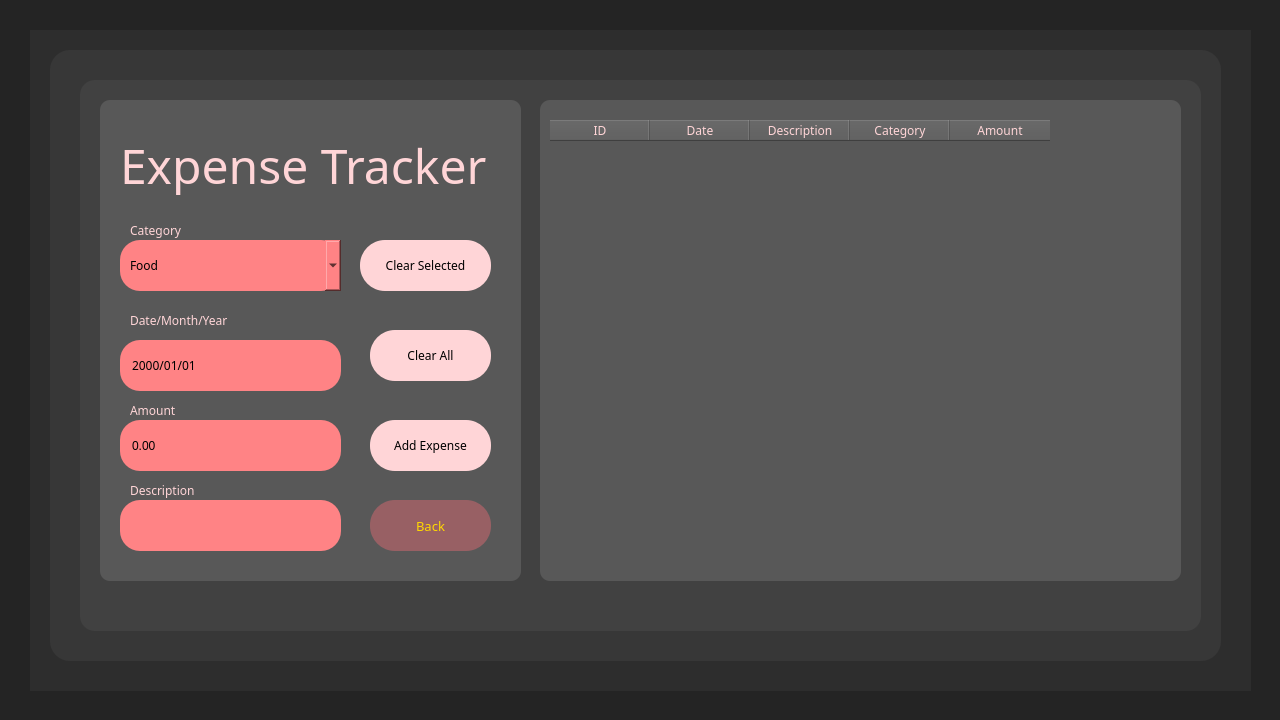
<?xml version="1.0" encoding="UTF-8"?>
<ui version="4.0">
 <class>Expense</class>
 <widget class="QDialog" name="Expense">
  <property name="geometry">
   <rect>
    <x>0</x>
    <y>0</y>
    <width>1280</width>
    <height>720</height>
   </rect>
  </property>
  <property name="windowTitle">
   <string>Expense Tracker</string>
  </property>
  <property name="styleSheet">
   <string notr="true">QDialog{
color:rgb(255, 213, 215);
}</string>
  </property>
  <widget class="QWidget" name="Fback" native="true">
   <property name="geometry">
    <rect>
     <x>0</x>
     <y>0</y>
     <width>1280</width>
     <height>720</height>
    </rect>
   </property>
   <property name="styleSheet">
    <string notr="true">QWidget{
	background-color: rgb(36, 36, 36);
}</string>
   </property>
   <widget class="QWidget" name="Fback1" native="true">
    <property name="geometry">
     <rect>
      <x>30</x>
      <y>30</y>
      <width>1221</width>
      <height>661</height>
     </rect>
    </property>
    <property name="styleSheet">
     <string notr="true">QWidget{
	background-color: rgb(45, 45, 45);
	color:rgb(255, 213, 215);
}</string>
    </property>
    <widget class="QWidget" name="Fback2" native="true">
     <property name="geometry">
      <rect>
       <x>20</x>
       <y>20</y>
       <width>1171</width>
       <height>611</height>
      </rect>
     </property>
     <property name="styleSheet">
      <string notr="true">QWidget{
	background-color: rgb(55, 55, 55);
	border-radius:20px;
}</string>
     </property>
     <widget class="QWidget" name="Fback3" native="true">
      <property name="geometry">
       <rect>
        <x>30</x>
        <y>30</y>
        <width>1121</width>
        <height>551</height>
       </rect>
      </property>
      <property name="styleSheet">
       <string notr="true">QWidget{
	background-color: rgb(65, 65, 65);
	border-radius:15px;
}</string>
      </property>
      <widget class="QWidget" name="btnBack" native="true">
       <property name="geometry">
        <rect>
         <x>20</x>
         <y>20</y>
         <width>421</width>
         <height>481</height>
        </rect>
       </property>
       <property name="styleSheet">
        <string notr="true">QWidget{
	
	background-color:rgb(88, 88, 88);
	border-radius:10px;
}</string>
       </property>
       <widget class="QLineEdit" name="LineDescription">
        <property name="geometry">
         <rect>
          <x>20</x>
          <y>400</y>
          <width>221</width>
          <height>51</height>
         </rect>
        </property>
        <property name="font">
         <font>
          <family>Cascadia Code</family>
         </font>
        </property>
        <property name="styleSheet">
         <string notr="true">QLineEdit{
	background-color:rgb(255, 131, 133);
	border-radius:20px;
	padding-left:10px;
	padding-right:10px;
	color:black;
}</string>
        </property>
        <property name="text">
         <string/>
        </property>
        <property name="maxLength">
         <number>25</number>
        </property>
       </widget>
       <widget class="QComboBox" name="cat_Expense">
        <property name="geometry">
         <rect>
          <x>20</x>
          <y>140</y>
          <width>221</width>
          <height>51</height>
         </rect>
        </property>
        <property name="font">
         <font>
          <family>Cascadia Code</family>
         </font>
        </property>
        <property name="styleSheet">
         <string notr="true">QComboBox{
	background-color:rgb(255, 131, 133);
	border-radius:20px;
	padding-left:10px;
	padding-right:10px;
	color: black;
}</string>
        </property>
        <item>
         <property name="text">
          <string>Food</string>
         </property>
        </item>
        <item>
         <property name="text">
          <string>Entertainment</string>
         </property>
        </item>
        <item>
         <property name="text">
          <string>Traveling</string>
         </property>
        </item>
        <item>
         <property name="text">
          <string>Clothing</string>
         </property>
        </item>
        <item>
         <property name="text">
          <string>Education</string>
         </property>
        </item>
        <item>
         <property name="text">
          <string>University Fees</string>
         </property>
        </item>
       </widget>
       <widget class="QPushButton" name="btnExpense">
        <property name="geometry">
         <rect>
          <x>270</x>
          <y>320</y>
          <width>121</width>
          <height>51</height>
         </rect>
        </property>
        <property name="font">
         <font>
          <family>Rockwell</family>
         </font>
        </property>
        <property name="styleSheet">
         <string notr="true">QPushButton{
	background-color:rgb(255, 213, 215);
	border-radius:25px;
	border-color: rgb(53, 69, 93);
	
	color: rgb(0, 0, 0);
}</string>
        </property>
        <property name="text">
         <string>Add Expense</string>
        </property>
       </widget>
       <widget class="QLabel" name="label_date">
        <property name="geometry">
         <rect>
          <x>30</x>
          <y>210</y>
          <width>161</width>
          <height>20</height>
         </rect>
        </property>
        <property name="font">
         <font>
          <family>Rockwell</family>
         </font>
        </property>
        <property name="styleSheet">
         <string notr="true">QLabel{
	color:rgb(255, 213, 215);
}</string>
        </property>
        <property name="text">
         <string>Date/Month/Year</string>
        </property>
       </widget>
       <widget class="QLabel" name="label_description">
        <property name="geometry">
         <rect>
          <x>30</x>
          <y>380</y>
          <width>161</width>
          <height>20</height>
         </rect>
        </property>
        <property name="font">
         <font>
          <family>Rockwell</family>
         </font>
        </property>
        <property name="styleSheet">
         <string notr="true">QLabel{
	color:rgb(255, 213, 215);
}</string>
        </property>
        <property name="text">
         <string>Description</string>
        </property>
       </widget>
       <widget class="QLabel" name="label_source">
        <property name="geometry">
         <rect>
          <x>30</x>
          <y>120</y>
          <width>81</width>
          <height>20</height>
         </rect>
        </property>
        <property name="font">
         <font>
          <family>Rockwell</family>
         </font>
        </property>
        <property name="styleSheet">
         <string notr="true">QLabel{
	color:rgb(255, 213, 215);
}</string>
        </property>
        <property name="text">
         <string>Category</string>
        </property>
       </widget>
       <widget class="QLabel" name="label_amount">
        <property name="geometry">
         <rect>
          <x>30</x>
          <y>300</y>
          <width>91</width>
          <height>20</height>
         </rect>
        </property>
        <property name="font">
         <font>
          <family>Rockwell</family>
         </font>
        </property>
        <property name="styleSheet">
         <string notr="true">QLabel{
	color:rgb(255, 213, 215);
}</string>
        </property>
        <property name="text">
         <string>Amount</string>
        </property>
       </widget>
       <widget class="QPushButton" name="btnClearALL">
        <property name="geometry">
         <rect>
          <x>270</x>
          <y>230</y>
          <width>121</width>
          <height>51</height>
         </rect>
        </property>
        <property name="font">
         <font>
          <family>Rockwell</family>
         </font>
        </property>
        <property name="styleSheet">
         <string notr="true">QPushButton{
	background-color:rgb(255, 213, 215);
	border-radius:25px;
	border-color: rgb(53, 69, 93);
	
	color: rgb(0, 0, 0);
}</string>
        </property>
        <property name="text">
         <string>Clear All</string>
        </property>
       </widget>
       <widget class="QPushButton" name="btnSelected">
        <property name="geometry">
         <rect>
          <x>260</x>
          <y>140</y>
          <width>131</width>
          <height>51</height>
         </rect>
        </property>
        <property name="font">
         <font>
          <family>Rockwell</family>
         </font>
        </property>
        <property name="styleSheet">
         <string notr="true">QPushButton{
	background-color:rgb(255, 213, 215);
	border-radius:25px;
	border-color: rgb(53, 69, 93);
	
	color: rgb(0, 0, 0);
}</string>
        </property>
        <property name="text">
         <string>Clear Selected</string>
        </property>
       </widget>
       <widget class="QLabel" name="txtTitle">
        <property name="geometry">
         <rect>
          <x>20</x>
          <y>20</y>
          <width>381</width>
          <height>91</height>
         </rect>
        </property>
        <property name="font">
         <font>
          <family>Poor Richard</family>
          <pointsize>36</pointsize>
         </font>
        </property>
        <property name="styleSheet">
         <string notr="true">QLabel{
	color:rgb(255, 213, 215);
}</string>
        </property>
        <property name="text">
         <string>Expense Tracker</string>
        </property>
       </widget>
       <widget class="QPushButton" name="btnBack_2">
        <property name="geometry">
         <rect>
          <x>270</x>
          <y>400</y>
          <width>121</width>
          <height>51</height>
         </rect>
        </property>
        <property name="font">
         <font>
          <family>Rockwell</family>
          <pointsize>10</pointsize>
         </font>
        </property>
        <property name="styleSheet">
         <string notr="true">QPushButton{
	background-color:rgb(152, 96, 100);
	border-radius:25px;
	border-color: rgb(53, 69, 93);
	
	color: gold;
}</string>
        </property>
        <property name="text">
         <string>Back</string>
        </property>
       </widget>
       <widget class="QDoubleSpinBox" name="amountExpense">
        <property name="geometry">
         <rect>
          <x>20</x>
          <y>320</y>
          <width>221</width>
          <height>51</height>
         </rect>
        </property>
        <property name="styleSheet">
         <string notr="true">QDoubleSpinBox{
	background-color:rgb(255, 131, 133);
	border-radius:20px;
	padding-left:10px;
	padding-right:10px;
	color:black;
}</string>
        </property>
        <property name="buttonSymbols">
         <enum>QAbstractSpinBox::ButtonSymbols::NoButtons</enum>
        </property>
        <property name="maximum">
         <double>1000000.000000000000000</double>
        </property>
       </widget>
       <widget class="QDateEdit" name="dateEdit">
        <property name="geometry">
         <rect>
          <x>20</x>
          <y>240</y>
          <width>221</width>
          <height>51</height>
         </rect>
        </property>
        <property name="font">
         <font>
          <family>Cascadia Code</family>
         </font>
        </property>
        <property name="styleSheet">
         <string notr="true">QDateEdit{
	background-color:rgb(255, 131, 133);
	border-radius:20px;
	padding-left:10px;
	padding-right:10px;
	color:black;
}</string>
        </property>
        <property name="readOnly">
         <bool>true</bool>
        </property>
        <property name="buttonSymbols">
         <enum>QAbstractSpinBox::ButtonSymbols::NoButtons</enum>
        </property>
        <property name="displayFormat">
         <string>yyyy/MM/dd</string>
        </property>
       </widget>
      </widget>
      <widget class="QWidget" name="tableBack" native="true">
       <property name="geometry">
        <rect>
         <x>460</x>
         <y>20</y>
         <width>641</width>
         <height>481</height>
        </rect>
       </property>
       <property name="styleSheet">
        <string notr="true">QWidget{
	
	background-color:rgb(88, 88, 88);
	border-radius:10px;
}</string>
       </property>
       <widget class="QTableWidget" name="tableExpense">
        <property name="geometry">
         <rect>
          <x>10</x>
          <y>20</y>
          <width>631</width>
          <height>441</height>
         </rect>
        </property>
        <property name="font">
         <font>
          <family>Cascadia Code</family>
         </font>
        </property>
        <property name="autoFillBackground">
         <bool>false</bool>
        </property>
        <property name="styleSheet">
         <string notr="true">QTableWidget{
color:rgb(255, 213, 215);
}</string>
        </property>
        <property name="frameShape">
         <enum>QFrame::Shape::StyledPanel</enum>
        </property>
        <property name="frameShadow">
         <enum>QFrame::Shadow::Sunken</enum>
        </property>
        <property name="verticalScrollBarPolicy">
         <enum>Qt::ScrollBarPolicy::ScrollBarAsNeeded</enum>
        </property>
        <property name="editTriggers">
         <set>QAbstractItemView::EditTrigger::NoEditTriggers</set>
        </property>
        <property name="selectionMode">
         <enum>QAbstractItemView::SelectionMode::SingleSelection</enum>
        </property>
        <property name="selectionBehavior">
         <enum>QAbstractItemView::SelectionBehavior::SelectRows</enum>
        </property>
        <column>
         <property name="text">
          <string>ID</string>
         </property>
         <property name="font">
          <font>
           <family>Rockwell</family>
          </font>
         </property>
        </column>
        <column>
         <property name="text">
          <string>Date</string>
         </property>
         <property name="font">
          <font>
           <family>Rockwell</family>
          </font>
         </property>
        </column>
        <column>
         <property name="text">
          <string>Description</string>
         </property>
         <property name="font">
          <font>
           <family>Rockwell</family>
          </font>
         </property>
        </column>
        <column>
         <property name="text">
          <string>Category</string>
         </property>
         <property name="font">
          <font>
           <family>Rockwell</family>
          </font>
         </property>
        </column>
        <column>
         <property name="text">
          <string>Amount</string>
         </property>
         <property name="font">
          <font>
           <family>Rockwell</family>
          </font>
         </property>
        </column>
       </widget>
      </widget>
      <zorder>tableBack</zorder>
      <zorder>btnBack</zorder>
     </widget>
    </widget>
   </widget>
  </widget>
 </widget>
 <resources/>
 <connections/>
</ui>
